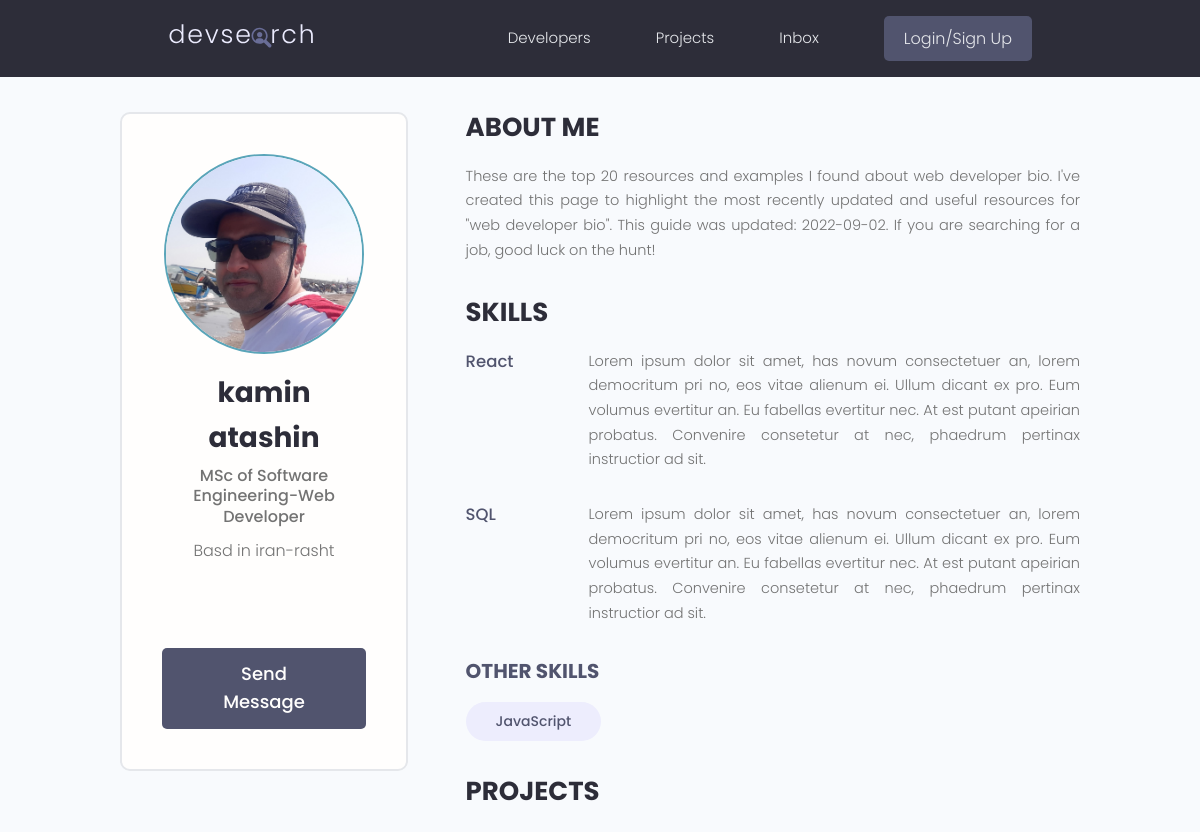
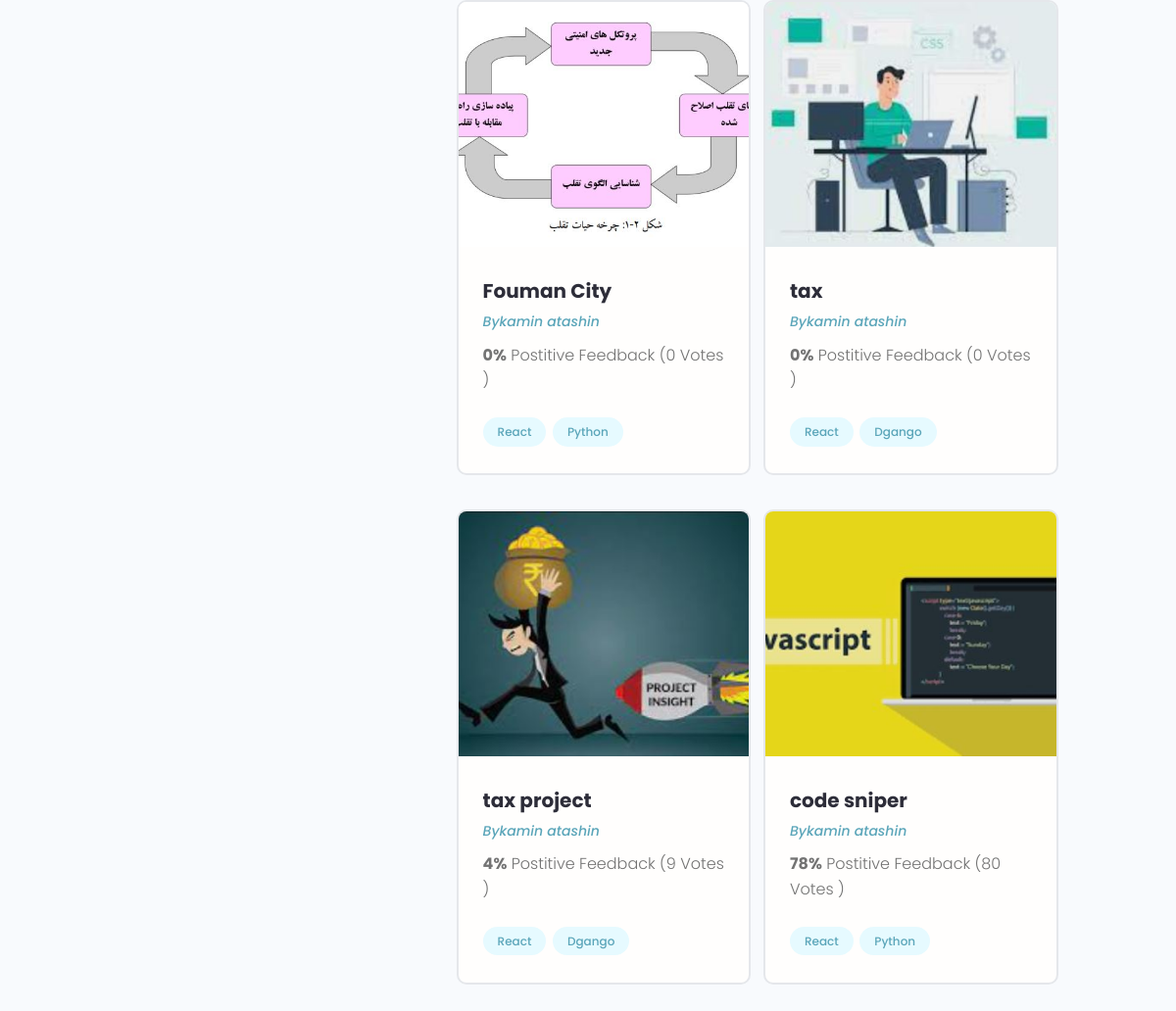
The app's page /profile/0bc2101d-7bd7-4a6e-9634-9ddec8cdee93, older data (2 pictures, top to bottom).
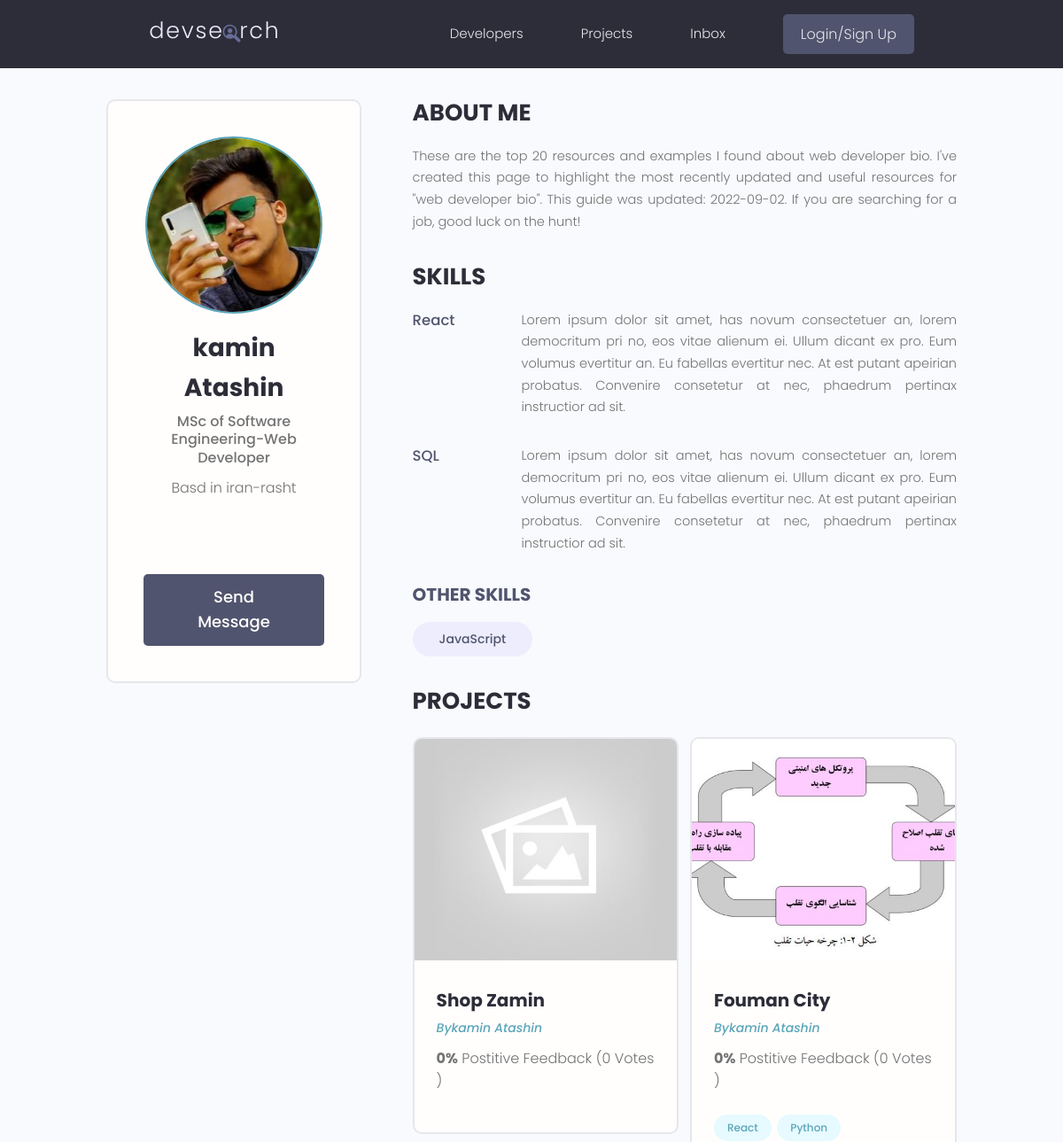
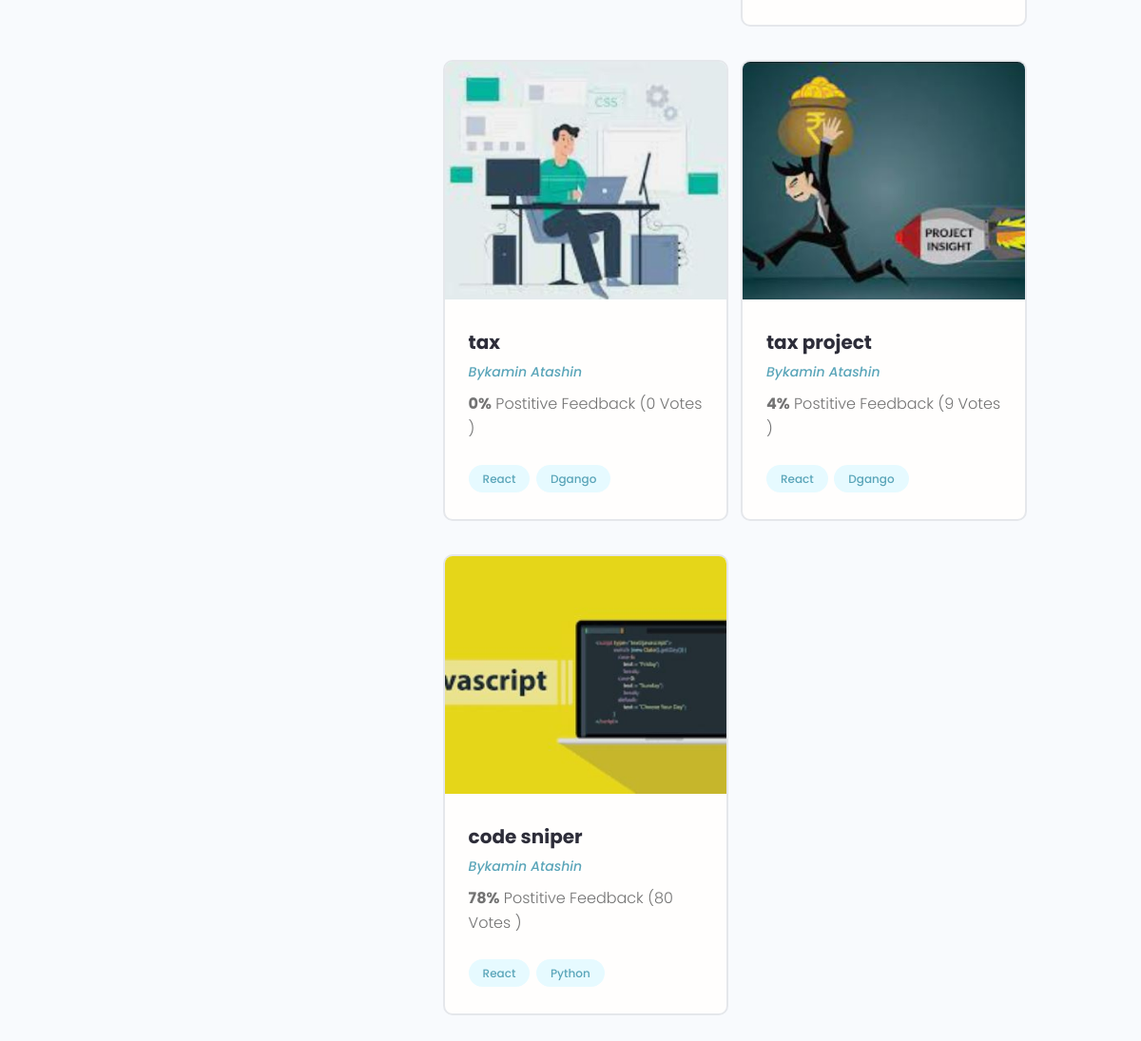
The same page, newer data (2 pictures, top to bottom).
### users/models.py (models this page shows, shortened)
class Profiles(models.Model):
    user=models.OneToOneField(User,on_delete=models.CASCADE,null=True,blank=True)
    name=models.CharField(max_length=200,blank=True,null=True)
    email=models.EmailField(max_length=500,blank=True,null=True)
    username=models.CharField(max_length=200,blank=True,null=True)
    short_intro=models.CharField(max_length=200,blank=True,null=True)
    username=models.CharField(max_length=40)
    location=models.TextField(null=True,blank=True)
    bio=models.TextField(null=True,blank=True)
    profile_image=models.ImageField(blank=True,null=True,upload_to='profiles/', default='profiles/user-default.png')
    social_github=models.CharField(max_length=2000,null=True,blank=True)
    social_twitter=models.CharField(max_length=2000,null=True,blank=True)
    socail_linkedin=models.CharField(max_length=2000,null=True,blank=True)
    social_youtube=models.CharField(max_length=2000,null=True,blank=True)
    social_website=models.CharField(max_length=2000,null=True,blank=True)
    created=models.DateTimeField(auto_now_add=True,editable=False)
    id=models.UUIDField(default= uuid.uuid4,unique=True,primary_key=True,editable=False)

class Skill(models.Model) :
    owner=models.ForeignKey(Profiles,on_delete=models.CASCADE,null=True,blank=True)
    name=models.CharField(max_length=200,null=True,blank=True)
    description=models.TextField(null=True,blank=True)
    created=models.DateTimeField(auto_now_add=True,editable=False)
    id=models.UUIDField(default=uuid.uuid4,primary_key=True,unique=True,editable=False)

### project/models.py (models this page shows, shortened)
class Project(models.Model):
    owner= models.ForeignKey(Profiles,null=True,blank=True,on_delete=models.SET_NULL)
    title=models.CharField(max_length=200)
    description=models.TextField(null=True , blank=True)
    featured_image= models.ImageField(null=True,blank=True,default='default.jpg')
    demo_link=models.TextField(max_length=2000,null=True,
                                 blank=True)
    source_link=models.CharField(max_length=2000,null=True,
                                blank=True)
    tags=models.ManyToManyField('Tag',blank=True)
    vote_total=models.IntegerField(default=0,null=True,blank=True)
    vote_ratio=models.IntegerField(default=0,null=True,blank=True)
    created= models.DateTimeField(auto_now_add=True)
    id=models.UUIDField(default=uuid.uuid4,unique=True,
                        primary_key=True,editable=False)
    class Meta:
        ordering=['-created']

class Tag(models.Model):
    name=models.CharField(max_length=200)
    created=models.DateTimeField(auto_now_add=True)
    id=models.UUIDField(default=uuid.uuid4,unique=True,
                        primary_key=True,editable=False)
    def __str__(self):
        return self.name

### users/views.py (the view)
# urls.py: path('profile/<str:pk>',views.userProfile,name='user-profile'),
def userProfile(request,pk):
    profile=Profiles.objects.get(id=pk)
    topskill= profile.skill_set.exclude(description__exact="")
    otherskills=profile.skill_set.filter(description="")
    context={'profile':profile,'topskill':topskill,'otherskills':otherskills}
    return render(request ,'users/user-profile.html',context)

### users/templates/users/user-profile.html (shortened to what this page needs)
{% extends 'main.html'%}
{% block content%}
 <main class="profile my-md">
    <div class="container">
      <div class="layout">
        <div class="column column--1of3">
          <div class="card text-center">
            <div class="card__body dev">
              <img class="avatar avatar--xl" src="{{ profile.profile_image.url }}" />
              <h2 class="dev__name">{{profile.name}}</h2>
              <p class="dev__title">{{profile.short_intro}}</p>
              <p class="dev__location">Basd in {{profile.location}}</p>
              <ul class="dev__social">
              </ul>
              <a href="#" class="btn btn--sub btn--lg">Send Message </a>
            </div>
          </div>
        </div>
        <div class="column column--2of3">
          <div class="devInfo">
            <h3 class="devInfo__title">About Me</h3>
            <p class="devInfo__about">{{profile.bio}}  </p>
          </div>
          <div class="devInfo">
            <h3 class="devInfo__title">Skills</h3>
            <div class="devInfo__skills">
            {%for skill in topskill %}
              <div class="devSkill">
                <h4 class="devSkill__title">{{skill.name}}</h4>
                <p class="devSkill__info">
                 {{skill.description}}
                </p>
              </div>
              {% endfor%}
              <h3 class="devInfo__subtitle">Other Skills</h3>
              <div class="devInfo__otherSkills">
                {%for skill in otherskills %}
                <span class="tag tag--pill tag--sub tag--lg">
                  <small>{{skill.name}}</small>
                </span>
                {% endfor %}
              </div>
            </div>
          </div>
          <div class="devInfo">
            <h3 class="devInfo__title">Projects</h3>
            <div class="grid grid--two">
            {% for project in profile.project_set.all %}
              <div class="column">
                <div class="card project">
                  <a href="{% url 'project' project.id %}" class="project">
                    <img class="project__thumbnail" src="{{project.featured_image.url}}" alt="project thumbnail" />
                    <div class="card__body">
                      <h3 class="project__title">{{project.title}}</h3>
                      <p><a class="project__author" href="profile.html">By{{project.owner.name}}</a></p>
                      <p class="project--rating">
                        <span style="font-weight: bold;">{{project.vote_ratio}}%</span> Postitive
                        Feedback ({{ project.vote_total }} Vote{{ project.vote_total|pluralize:"s" }} )
                      </p>
                      <div class="project__tags">
                        {% for tag in project.tags.all %}
                        <span class="tag tag--pill tag--main">
                          <small>{{tag}}</small>
                        </span>
                        {%endfor%}
                      </div>
                    </div>
                  </a>
                </div>
              </div>
            {% endfor%}
            </div>
          </div>
        </div>
      </div>
    </div>
  </main>
{% endblock  %}

### templates/main.html (shortened to what this page needs)
<!DOCTYPE  HTML>
{% load static%}
<html lang="en">
<head>
    <link rel="stylesheet" href="https://cdn.iconmonstr.com/1.3.0/css/iconmonstr-iconic-font.min.css" />
    <link rel="stylesheet" href="{% static 'uikit/styles/uikit.css' %}" />
    <link rel="stylesheet" href="{% static 'styles/app.css' %}" />
</head>
<body>
    {% include 'navbar.html' %}
    {% block content %}
    {% endblock content %}
</body>
</html>

### templates/navbar.html (shortened to what this page needs)
{% load static%}
<header class="header">
    <div class="container container--narrow">
      <a href="{% url 'profiles' %}" class="header__logo">
        <img src="{% static 'images/logo.svg' %}" alt="DevSearch Logo" />
      </a>
      <nav class="header__nav">
        <ul class="header__menu">
          <li class="header__menuItem"><a href="{% url 'profiles' %}">Developers</a></li>
          <li class="header__menuItem"><a href="{% url 'projects'%}">Projects</a></li>
          <li class="header__menuItem"><a href="">Inbox</a></li>
          {% if request.user.is_authenticated %}
          <li class="header__menuItem"><a href="{% url 'account' %}">Account</a></li>
          <li class="header__menuItem"><a href="{% url 'logout' %}" class="btn btn--sub">Logout</a></li>
          {%else %}
          <li class="header__menuItem"><a href="{% url 'login' %}" class="btn btn--sub">Login/Sign Up</a></li>
          {%endif%}
        </ul>
      </nav>
    </div>
  </header>

### static/styles/app.css (style rules this page uses)
:root { --color-sub: #2d2d39; }
.btn--sub { background-color: var(--color-sub-light); }
.card { border: 2px solid var(--color-light); }
img { width: 100%; }
.header { position: sticky; z-index: 111; background-color: var(--color-sub); padding: 1.5rem 0; }
.header > .container { display: flex; justify-content: space-between; align-items: center; }
.header__logo > img { height: 3.8rem; }
.header__nav > ul { display: inline-flex; align-items: center; list-style: none; gap: 6.5rem; }
.header__menuItem > a { color: var(--color-light); font-weight: 300; }
.profile .card > .dev { padding: 4rem; }
.dev__name { color: var(--color-sub); font-size: 2.8rem; font-weight: 700; margin-top: 1rem; margin-bottom: 0.5rem; }
.dev__title { font-size: 1.6rem; font-weight: 500; line-height: 1.3; }
.dev__location { margin-top: 1rem; }
.dev__social { margin: 3rem 0; list-style: none; display: flex; justify-content: center; gap: 1.5rem; }
.devInfo { margin-bottom: 3rem; }
.devInfo__title, .devInfo__subtitle { font-size: 2.6rem; color: var(--color-sub); text-transform: uppercase; font-weight: 700; margin-bottom: 1.5rem; }
.devInfo__subtitle { font-size: 2rem; color: var(--color-sub-light); }
.devInfo__about, .devSkill__info { font-size: 1.45rem; line-height: 1.7; text-align: justify; }
.devSkill { margin-bottom: 3rem; }
.devSkill__title { font-size: 1.65rem; font-weight: 500; color: var(--color-sub-light); }
@media screen and (min-width: 700px) { .devSkill { display: flex; justify-content: space-between; gap: 3rem; } }
@media screen and (min-width: 700px) { .devSkill__info { flex-basis: 80%; } }
.project__author { font-size: 1.4rem; font-style: italic; }
.project--rating { margin-bottom: 1.6em; margin-top: .5em; }
.project__thumbnail { height: 25rem; object-fit: cover; object-position: top center; }
.project__title { font-size: 2rem; font-weight: 700; color: var(--color-sub); }

### static/uikit/styles/modules/_variables.css (style rules this page uses)
:root { --color-main: #5aa5b9; --color-main-light: #e6faff; --color-sub: #3f4156; --color-sub-light: #51546e; --color-sub-lighter: #ededfd; --color-text: #737373; --color-gray: #8b8b8b; --color-light: #e5e7eb; --color-light-gray: #767676; --color-bg: #f8fafd; --color-white: #fffefd; --color-white-light: #f3f3f3; --color-success: #359e64; --color-success-bg: #def8e8; --color-error: #fc4b0b; --color-error-bg: #fff2ee; --font-base: 'Poppins', arial, helvetica, 'Segoe UI', roboto, ubuntu, sans-serif; --font-monospace: 'Fira Code', 'Courier New', courier, monospace; --font-regular: 300; --font-medium: 500; --font-bold: 700; --generic-shadow: 1px 1px 5px #00000010; --generic-transition: all 0.3s ease-in-out; }

### static/uikit/styles/modules/_base.css (style rules this page uses)
* { margin: 0; padding: 0; box-sizing: border-box; text-rendering: optimizeLegibility; color: inherit; font-size: inherit; }
html { font-size: 50%; }
@media only screen and (min-width: 480px) { html { font-size: 56.25%; } }
@media only screen and (min-width: 1200px) { html { font-size: 62.5%; } }
body { line-height: 1.6; font-weight: 400; font-size: 1.5rem; color: var(--color-text); background-color: var(--color-bg); min-height: 100vh; }

### static/uikit/styles/modules/_typography.css (style rules this page uses)
* { font-family: var(--font-base); }
h2 { font-size: 3.6rem; font-weight: var(--font-bold); }
h3 { font-size: 3.2rem; font-weight: var(--font-medium); }
h4 { font-size: 2.8rem; font-weight: var(--font-medium); }
p, span, strong { font-size: 1.6rem; color: var(--color-text); font-weight: var(--font-regular); }
a { padding-bottom: 2px; text-decoration: none; display: inline-block; color: var(--color-main); font-weight: var(--font-medium); }

### static/uikit/styles/modules/_utilities.css (style rules this page uses)
.container { width: 92%; max-width: 165rem; margin: 0 auto; box-sizing: border-box; }
.container--narrow { width: 92%; max-width: 120rem; }
@media screen and (min-width: 1000px) { .container { width: 90%; } }
@media screen and (min-width: 1000px) { .container--narrow { width: 85%; } }
@media screen and (min-width: 1200px) { .container { width: 80%; } }
@media screen and (min-width: 1200px) { .container--narrow { width: 72%; } }
.text-center { text-align: center; }
.my-md { margin: 3rem auto; }

### static/uikit/styles/modules/_avatar.css (style rules this page uses)
.avatar { border-radius: 50%; border: 2px solid var(--color-main); object-fit: cover; }
.avatar--xl { height: 20rem; width: 20rem; }

### static/uikit/styles/modules/_card.css (style rules this page uses)
.card { border-radius: 1rem; background-color: var(--color-white); border: 1.5px solid var(--color-light); width: auto; height: auto; margin-top: 0.5rem; margin-bottom: 0.5rem; overflow: hidden; }
.card__body, .card__header { padding: 2rem 2.5rem; }

Row changes from the older to the newer data that the page shows:
changed Profiles "MSc of Software Engineering-Web Developer": profile_image: a different picture; name "kamin atashin" → "kamin Atashin"
added Project: featured_image (placeholder picture), title "Shop Zamin", owner.name "kamin Atashin", vote_ratio "0", vote_total "0"
changed through a linked row, Project "Fouman City": owner.name "kamin atashin" → "kamin Atashin"
changed through a linked row, Project "tax": owner.name "kamin atashin" → "kamin Atashin"
changed through a linked row, Project "tax project": owner.name "kamin atashin" → "kamin Atashin"
changed through a linked row, Project "code sniper": owner.name "kamin atashin" → "kamin Atashin"
